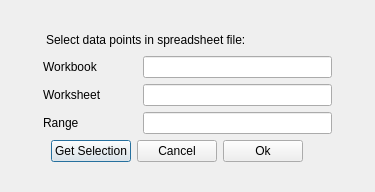
<?xml version="1.0" encoding="UTF-8"?>
<ui version="4.0">
 <class>Dialog</class>
 <widget class="QDialog" name="Dialog">
  <property name="geometry">
   <rect>
    <x>0</x>
    <y>0</y>
    <width>375</width>
    <height>192</height>
   </rect>
  </property>
  <property name="windowTitle">
   <string>Data Selection Dialog</string>
  </property>
  <layout class="QGridLayout" name="gridLayout_2">
   <item row="2" column="0">
    <layout class="QGridLayout" name="gridLayout_3">
     <item row="3" column="0">
      <layout class="QGridLayout" name="gridLayout" columnstretch="1,3,6,1">
       <item row="3" column="1">
        <widget class="QLabel" name="label">
         <property name="text">
          <string>Range</string>
         </property>
         <property name="alignment">
          <set>Qt::AlignLeading|Qt::AlignLeft|Qt::AlignVCenter</set>
         </property>
        </widget>
       </item>
       <item row="1" column="0">
        <spacer name="horizontalSpacer_2">
         <property name="orientation">
          <enum>Qt::Horizontal</enum>
         </property>
         <property name="sizeHint" stdset="0">
          <size>
           <width>40</width>
           <height>20</height>
          </size>
         </property>
        </spacer>
       </item>
       <item row="1" column="2">
        <widget class="QLineEdit" name="workbookEntry"/>
       </item>
       <item row="1" column="1">
        <widget class="QLabel" name="label_3">
         <property name="text">
          <string>Workbook</string>
         </property>
         <property name="alignment">
          <set>Qt::AlignLeading|Qt::AlignLeft|Qt::AlignVCenter</set>
         </property>
        </widget>
       </item>
       <item row="3" column="2">
        <widget class="QLineEdit" name="addressEntry"/>
       </item>
       <item row="1" column="3">
        <spacer name="horizontalSpacer_3">
         <property name="orientation">
          <enum>Qt::Horizontal</enum>
         </property>
         <property name="sizeHint" stdset="0">
          <size>
           <width>40</width>
           <height>20</height>
          </size>
         </property>
        </spacer>
       </item>
       <item row="2" column="1">
        <widget class="QLabel" name="label_2">
         <property name="text">
          <string>Worksheet</string>
         </property>
         <property name="alignment">
          <set>Qt::AlignLeading|Qt::AlignLeft|Qt::AlignVCenter</set>
         </property>
        </widget>
       </item>
       <item row="2" column="2">
        <widget class="QLineEdit" name="worksheetEntry"/>
       </item>
      </layout>
     </item>
    </layout>
   </item>
   <item row="5" column="0">
    <layout class="QHBoxLayout" name="horizontalLayout_2" stretch="0,1,1,1,1">
     <item>
      <spacer name="horizontalSpacer">
       <property name="orientation">
        <enum>Qt::Horizontal</enum>
       </property>
       <property name="sizeHint" stdset="0">
        <size>
         <width>40</width>
         <height>20</height>
        </size>
       </property>
      </spacer>
     </item>
     <item>
      <widget class="QPushButton" name="getSelectionButton">
       <property name="toolTip">
        <string>&lt;html&gt;&lt;head/&gt;&lt;body&gt;&lt;p&gt;Get selected data range from spreadsheet.&lt;/p&gt;&lt;/body&gt;&lt;/html&gt;</string>
       </property>
       <property name="text">
        <string>Get Selection</string>
       </property>
       <property name="autoDefault">
        <bool>false</bool>
       </property>
       <property name="default">
        <bool>true</bool>
       </property>
      </widget>
     </item>
     <item>
      <widget class="QPushButton" name="cancelButton">
       <property name="text">
        <string>Cancel</string>
       </property>
      </widget>
     </item>
     <item>
      <widget class="QPushButton" name="okButton">
       <property name="text">
        <string>Ok</string>
       </property>
       <property name="autoDefault">
        <bool>false</bool>
       </property>
       <property name="default">
        <bool>false</bool>
       </property>
      </widget>
     </item>
     <item>
      <spacer name="horizontalSpacer_6">
       <property name="orientation">
        <enum>Qt::Horizontal</enum>
       </property>
       <property name="sizeHint" stdset="0">
        <size>
         <width>40</width>
         <height>20</height>
        </size>
       </property>
      </spacer>
     </item>
    </layout>
   </item>
   <item row="6" column="0">
    <spacer name="verticalSpacer_2">
     <property name="orientation">
      <enum>Qt::Vertical</enum>
     </property>
     <property name="sizeHint" stdset="0">
      <size>
       <width>20</width>
       <height>40</height>
      </size>
     </property>
    </spacer>
   </item>
   <item row="0" column="0">
    <spacer name="verticalSpacer">
     <property name="orientation">
      <enum>Qt::Vertical</enum>
     </property>
     <property name="sizeHint" stdset="0">
      <size>
       <width>20</width>
       <height>40</height>
      </size>
     </property>
    </spacer>
   </item>
   <item row="1" column="0">
    <layout class="QHBoxLayout" name="horizontalLayout" stretch="1,6,3">
     <item>
      <spacer name="horizontalSpacer_4">
       <property name="orientation">
        <enum>Qt::Horizontal</enum>
       </property>
       <property name="sizeHint" stdset="0">
        <size>
         <width>40</width>
         <height>20</height>
        </size>
       </property>
      </spacer>
     </item>
     <item>
      <widget class="QLabel" name="Label">
       <property name="text">
        <string>Select data points in spreadsheet file:</string>
       </property>
      </widget>
     </item>
     <item>
      <spacer name="horizontalSpacer_5">
       <property name="orientation">
        <enum>Qt::Horizontal</enum>
       </property>
       <property name="sizeHint" stdset="0">
        <size>
         <width>40</width>
         <height>20</height>
        </size>
       </property>
      </spacer>
     </item>
    </layout>
   </item>
  </layout>
 </widget>
 <tabstops>
  <tabstop>workbookEntry</tabstop>
  <tabstop>worksheetEntry</tabstop>
  <tabstop>addressEntry</tabstop>
 </tabstops>
 <resources/>
 <connections/>
</ui>
